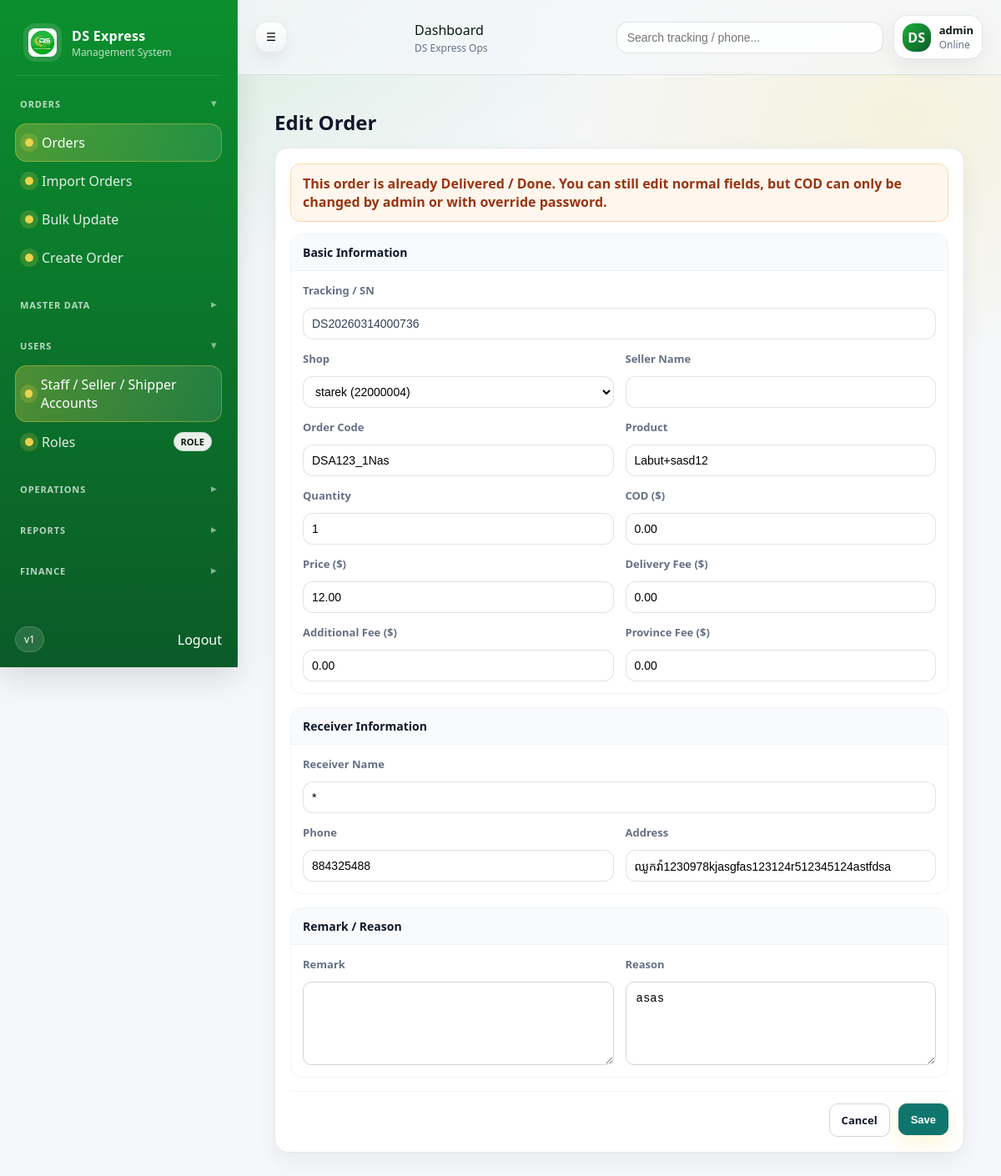
Screenshot of /orders/edit/736/ (signed in) with the database file from the repository.
### orders/models.py (models this page shows, shortened)
class Order(models.Model):
    STATUS_CREATED = "CREATED"
    STATUS_INBOUND = "INBOUND"
    STATUS_OUT_FOR_DELIVERY = "OUT_FOR_DELIVERY"
    STATUS_DELIVERED = "DELIVERED"
    STATUS_RETURNING = "RETURNING"
    STATUS_RETURNED = "RETURNED"
    STATUS_PROVINCE_ASSIGNED = "PROVINCE_ASSIGNED"
    STATUS_RETURN_ASSIGNED = "RETURN_ASSIGNED"
    STATUS_VOID = "VOID"
    STATUS_CHOICES = [
        (STATUS_CREATED, "CREATED"),
        (STATUS_INBOUND, "INBOUND"),
        (STATUS_OUT_FOR_DELIVERY, "DELIVERING"),
        (STATUS_DELIVERED, "DELIVERED"),
        (STATUS_RETURNING, "RETURNING"),
        (STATUS_RETURNED, "RETURNED"),
        (STATUS_PROVINCE_ASSIGNED, "PROVINCE_ASSIGNED"),
        (STATUS_RETURN_ASSIGNED, "RETURN_ASSIGNED"),
        (STATUS_VOID, "VOID"),
    ]
    tracking_no = models.CharField(
        max_length=50,
        unique=True,
        db_index=True,
    )
    seller = models.ForeignKey(
        Seller,
        on_delete=models.PROTECT,
        related_name="orders",
    )
    seller_code = models.CharField(max_length=50, blank=True, default="")
    seller_name = models.CharField(max_length=255, blank=True, null=True)
    seller_order_code = models.CharField(max_length=100, blank=True, null=True)
    product_desc = models.CharField(max_length=255, blank=True, null=True)
    quantity = models.IntegerField(default=1)
    price = models.DecimalField(max_digits=10, decimal_places=2, default=Decimal("0.00"))
    cod = models.DecimalField(max_digits=10, decimal_places=2, default=Decimal("0.00"))
    delivery_fee = models.DecimalField(max_digits=10, decimal_places=2, default=Decimal("0.00"))
    additional_fee = models.DecimalField(max_digits=10, decimal_places=2, default=Decimal("0.00"))
    province_fee = models.DecimalField(max_digits=10, decimal_places=2, default=Decimal("0.00"))
    receiver_name = models.CharField(max_length=200, blank=True, null=True)
    receiver_phone = models.CharField(max_length=50, blank=True, null=True)
    receiver_address = models.TextField(blank=True, null=True)
    remark = models.TextField(blank=True, null=True)
    reason = models.TextField(blank=True, null=True)
    status = models.CharField(
        max_length=30,
        choices=STATUS_CHOICES,
        default=STATUS_CREATED,
        db_index=True,
    )
    delivery_shipper = models.ForeignKey(
        Shipper,
        on_delete=models.SET_NULL,
        blank=True,
        null=True,
        related_name="delivery_orders",
    )
    import_batch = models.ForeignKey(
        ImportBatch,
        on_delete=models.SET_NULL,
        blank=True,
        null=True,
        related_name="orders",
    )
    print_count = models.PositiveIntegerField(default=0)
    is_deleted = models.BooleanField(default=False, db_index=True)
    deleted_at = models.DateTimeField(blank=True, null=True)
    deleted_by = models.ForeignKey(
        settings.AUTH_USER_MODEL,
        on_delete=models.SET_NULL,
        null=True,
        blank=True,
        related_name="deleted_orders",
    )
    is_locked = models.BooleanField(default=False, db_index=True)
    locked_at = models.DateTimeField(blank=True, null=True)
    locked_by = models.ForeignKey(
        settings.AUTH_USER_MODEL,
        on_delete=models.SET_NULL,
        null=True,
        blank=True,
        related_name="locked_orders",
    )
    done_at = models.DateField(blank=True, null=True, db_index=True)
    clear_delivery = models.BooleanField(default=False, db_index=True)
    created_at = models.DateTimeField(default=timezone.now)
    updated_at = models.DateTimeField(blank=True, null=True)
    updated_by = models.ForeignKey(
        settings.AUTH_USER_MODEL,
        on_delete=models.SET_NULL,
        blank=True,
        null=True,
        related_name="updated_orders",
    )
    class Meta:
        ordering = ["-id"]

### masterdata/models.py (models this page shows, shortened)
class Seller(models.Model):
    code = models.CharField(max_length=10, unique=True, blank=True)
    name = models.CharField(max_length=255)
    phone = models.CharField(max_length=50, blank=True)
    address = models.TextField(blank=True)
    is_active = models.BooleanField(default=True)
    portal_user = models.OneToOneField(
        settings.AUTH_USER_MODEL,
        null=True,
        blank=True,
        on_delete=models.SET_NULL,
        related_name="seller_portal",
    )
    created_at = models.DateTimeField(auto_now_add=True)
    class Meta:
        ordering = ["-id"]

### orders/views.py (the view, shortened to what this page needs)
# urls.py: path("edit/<int:pk>/", views.order_edit, name="order_edit"),
@login_required
def order_edit(request: HttpRequest, pk: int):
    order = get_object_or_404(Order, pk=pk, is_deleted=False)
    original_id = order.id
    original_tracking = order.tracking_no
    sellers = Seller.objects.filter(is_active=True).order_by("name")
    errors: list[str] = []
    if order.is_locked:
        messages.error(request, "This order is locked and cannot be edited.")
        return redirect("order_detail", pk=order.id)
    is_admin = (
        request.user.is_superuser
        or request.user.groups.filter(name__in=["Admin", "Super Admin"]).exists()
    )
    is_done_or_delivered = (
        order.status == Order.STATUS_DELIVERED
        or bool(order.done_at)
    )
    old_status = order.status
    old_snapshot = {
        "seller_id": order.seller_id,
        "seller_code": order.seller_code,
        "seller_order_code": order.seller_order_code,
        "seller_name": order.seller_name,
        "product_desc": order.product_desc,
        "quantity": order.quantity,
        "price": str(order.price),
        "cod": str(order.cod),
        "delivery_fee": str(order.delivery_fee),
        "additional_fee": str(order.additional_fee),
        "province_fee": str(order.province_fee),
        "receiver_name": order.receiver_name,
        "receiver_phone": order.receiver_phone,
        "receiver_address": order.receiver_address,
        "remark": order.remark,
        "reason": order.reason,
    }
    return render(
        request,
        "orders/order_edit.html",
        {
            "order": order,
            "errors": errors,
            "sellers": sellers,
            "is_done_or_delivered": is_done_or_delivered,
            "is_admin_user": is_admin,
        },
    )

### templates/orders/order_edit.html (shortened to what this page needs)
{% extends "base.html" %}
{% block content %}
<div class="wrap">
  <div class="page-title">Edit Order</div>
  <div class="card">
    {% if is_done_or_delivered %}
      <div class="warn">
        This order is already Delivered / Done. You can still edit normal fields, but COD can only be changed by admin or with override password.
      </div>
    {% endif %}
    <form method="post" id="editOrderForm">
      <div class="section">
        <div class="section-head">Basic Information</div>
        <div class="section-body">
          <div class="grid2">
            <div class="field field-full">
              <label>Tracking / SN</label>
              <input value="{{ order.tracking_no }}" disabled class="readonly">
            </div>
            <div class="field">
              <label>Shop</label>
              <select name="seller">
                {% for s in sellers %}
                  <option value="{{ s.id }}" {% if order.seller_id == s.id %}selected{% endif %}>
                    {{ s.name }}{% if s.code %} ({{ s.code }}){% endif %}
                  </option>
                {% endfor %}
              </select>
            </div>
            <div class="field">
              <label>Seller Name</label>
              <input name="seller_name" value="{{ order.seller_name|default:'' }}">
            </div>
            <div class="field">
              <label>Order Code</label>
              <input name="seller_order_code" value="{{ order.seller_order_code|default:'' }}">
            </div>
            <div class="field">
              <label>Product</label>
              <input name="product_desc" value="{{ order.product_desc|default:'' }}">
            </div>
            <div class="field">
              <label>Quantity</label>
              <input name="quantity" value="{{ order.quantity }}">
            </div>
            <div class="field">
              <label>COD ($)</label>
              <input
                type="text"
                name="cod"
                id="cod_input"
                value="{{ order.cod }}"
                data-old-cod="{{ order.cod }}"
                {% if is_done_or_delivered %}data-protected="1"{% endif %}
              >
            </div>
            <div class="field">
              <label>Price ($)</label>
              <input name="price" value="{{ order.price }}">
            </div>
            <div class="field">
              <label>Delivery Fee ($)</label>
              <input name="delivery_fee" value="{{ order.delivery_fee }}">
            </div>
            <div class="field">
              <label>Additional Fee ($)</label>
              <input name="additional_fee" value="{{ order.additional_fee }}">
            </div>
            <div class="field">
              <label>Province Fee ($)</label>
              <input name="province_fee" value="{{ order.province_fee }}">
            </div>
          </div>
        </div>
      </div>
      <div class="section">
        <div class="section-head">Receiver Information</div>
        <div class="section-body">
          <div class="grid2">
            <div class="field field-full">
              <label>Receiver Name</label>
              <input name="receiver_name" value="{{ order.receiver_name|default:'' }}">
            </div>
            <div class="field">
              <label>Phone</label>
              <input name="receiver_phone" value="{{ order.receiver_phone|default:'' }}">
            </div>
            <div class="field">
              <label>Address</label>
              <input name="receiver_address" value="{{ order.receiver_address|default:'' }}">
            </div>
          </div>
        </div>
      </div>
      <div class="section">
        <div class="section-head">Remark / Reason</div>
        <div class="section-body">
          <div class="grid2">
            <div class="field">
              <label>Remark</label>
              <textarea name="remark">{{ order.remark|default:'' }}</textarea>
            </div>
            <div class="field">
              <label>Reason</label>
              <textarea name="reason">{{ order.reason|default:'' }}</textarea>
            </div>
          </div>
        </div>
      </div>
      <div class="btns">
        <a class="btn" href="{% url 'order_created' order.id %}">Cancel</a>
        <button class="btn btn-primary" type="submit" id="saveBtn">Save</button>
      </div>
    </form>
  </div>
</div>
{% endblock %}

### templates/base.html (shortened to what this page needs)
{% load static %}
<!doctype html>
<html>
  <head>
    <link rel="stylesheet" href="{% static 'css/ds.css' %}" />
  </head>
  <body>
    <div class="app">
      <aside class="sidebar" id="sidebar">
        <div class="brand">
          <img class="brand-logo" src="{% static 'img/ds-logo.png' %}" alt="DS Express" />
          <div class="brand-text">
            <div class="brand-name">DS Express</div>
            <div class="brand-sub">Management System</div>
          </div>
        </div>
        <nav class="menu">
          <div class="menu-title open" data-target="group-orders">Orders</div>
          <div class="menu-group" id="group-orders">
            <a class="menu-item {% if request.path == '/orders/' or request.path|slice:':8' == '/orders/' and request.path != '/orders/import/' and request.path|slice:':15' != '/orders/update/' and request.path != '/orders/create/' %}active{% endif %}" href="/orders/">
              <span class="dot"></span> Orders
            </a>
            <a class="menu-item {% if request.path == '/orders/import/' %}active{% endif %}" href="/orders/import/">
              <span class="dot"></span> Import Orders
            </a>
            <a class="menu-item {% if request.path|slice:':15' == '/orders/update/' or request.path == '/orders/update/upload/' %}active{% endif %}" href="/orders/update/upload/">
              <span class="dot"></span> Bulk Update
            </a>
            <a class="menu-item {% if request.path == '/orders/create/' %}active{% endif %}" href="/orders/create/">
              <span class="dot"></span> Create Order
            </a>
          </div>
          <div class="menu-title" data-target="group-master">Master Data</div>
          <div class="menu-title" data-target="group-users">Users</div>
          <div class="menu-group hidden-sec" id="group-users">
            <a class="menu-item {% if request.path == '/users/' or request.path == '/users/create/' or '/edit/' in request.path or '/password/' in request.path or '/delete/' in request.path %}active{% endif %}" href="{% url 'user_list' %}">
              <span class="dot"></span> Staff / Seller / Shipper Accounts
            </a>
            <a class="menu-item {% if request.path|slice:':13' == '/users/roles/' %}active{% endif %}" href="{% url 'role_list' %}">
              <span class="dot"></span> Roles
              <span class="tag tag-role">ROLE</span>
            </a>
          </div>
          <div class="menu-title" data-target="group-ops">Operations</div>
          <div class="menu-title" data-target="group-reports">Reports</div>
          <div class="menu-title" data-target="group-finance">Finance</div>
        </nav>
        <div class="sidebar-footer">
          <div class="pill">v1</div>
          <form method="post" action="{% url 'logout' %}" class="logout-form">
            <button type="submit" class="logout logout-btn">Logout</button>
          </form>
        </div>
      </aside>
      <main class="main">
        <header class="topbar">
          <button class="icon-btn" id="toggleBtn" type="button">☰</button>
          <div class="topbar-title">
            {% block page_title %}Dashboard{% endblock %}
            <div class="topbar-sub">
              {% block page_subtitle %}DS Express Ops{% endblock %}
            </div>
          </div>
          <div class="topbar-right">
            <div class="search">
              <input placeholder="Search tracking / phone..." />
            </div>
            <div class="user-chip">
              <div class="avatar">DS</div>
              <div class="user-meta">
                <div class="user-name">{{ request.user.username|default:"admin" }}</div>
                <div class="user-role">Online</div>
              </div>
            </div>
          </div>
        </header>
        <section class="content">
          {% block content %}{% endblock %}
        </section>
      </main>
    </div>
  </body>
</html>

### rows the page displays
Order: tracking_no "DS20260314000736", seller "starek (22000004)", seller_order_code "DSA123_1Nas", product_desc "Labut+sasd12", quantity "1", cod "0.00", price "12.00", delivery_fee "0.00", additional_fee "0.00", province_fee "0.00", receiver_name "*", receiver_phone "884325488", receiver_address "ឈូកវ៉ា1230978kjasgfas123124r512345124astfdsa", reason "asas"

### other values shown
{{ request.user.username|default:"admin" }} "admin"
